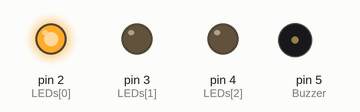
A sketch run on a simulated Arduino Uno, built with avr-gcc and run on an emulated ATmega328P. Shown: output pins drawn as LEDs (lit = HIGH), buzzer (waves = sounding).

Above: at 1.5 s.
At 4.5 s:
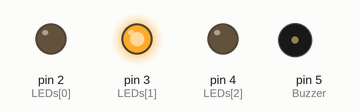
At 6.3 s:
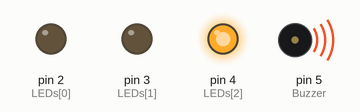
At 8.1 s:
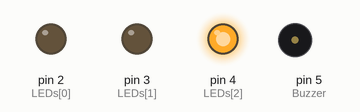
Timing chart, 0 to 12.5 s (numbered marks = the images above):
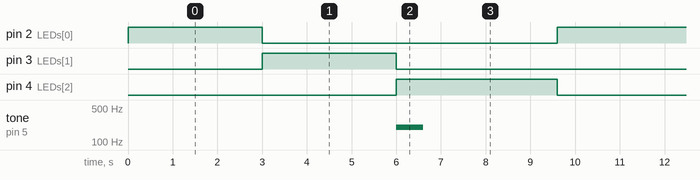

The sketch:

Traffic-Led-Lights.ino
```cpp
int LEDs [] = {2, 3, 4};
int Buzzer = 5;

void setup ()
{
  for (int i=0; i<3; i++)
  {
    pinMode (LEDs[i], OUTPUT);
  }
  pinMode (Buzzer, OUTPUT);
}

void loop ()
{
  for (int i=0; i<3; i++)
  {
    digitalWrite (LEDs[i], HIGH);
    if (i == 2)
    {
      tone (Buzzer, 200);
      delay (600);
      noTone (Buzzer);
    }
    delay (3000);
    digitalWrite (LEDs[i], LOW);
  }
}
```

Measured:
- by itself, pin 2 (LEDs[0]), pin 3 (LEDs[1]): alternates HIGH for 3.0 s and LOW for 6.6 s
- by itself, pin 4 (LEDs[2]): alternates HIGH for 3.6 s and LOW for 6.0 s
- by itself, tone on pin 5 (Buzzer): alternates 200 Hz for 0.60 s and silent for 9.0 s
